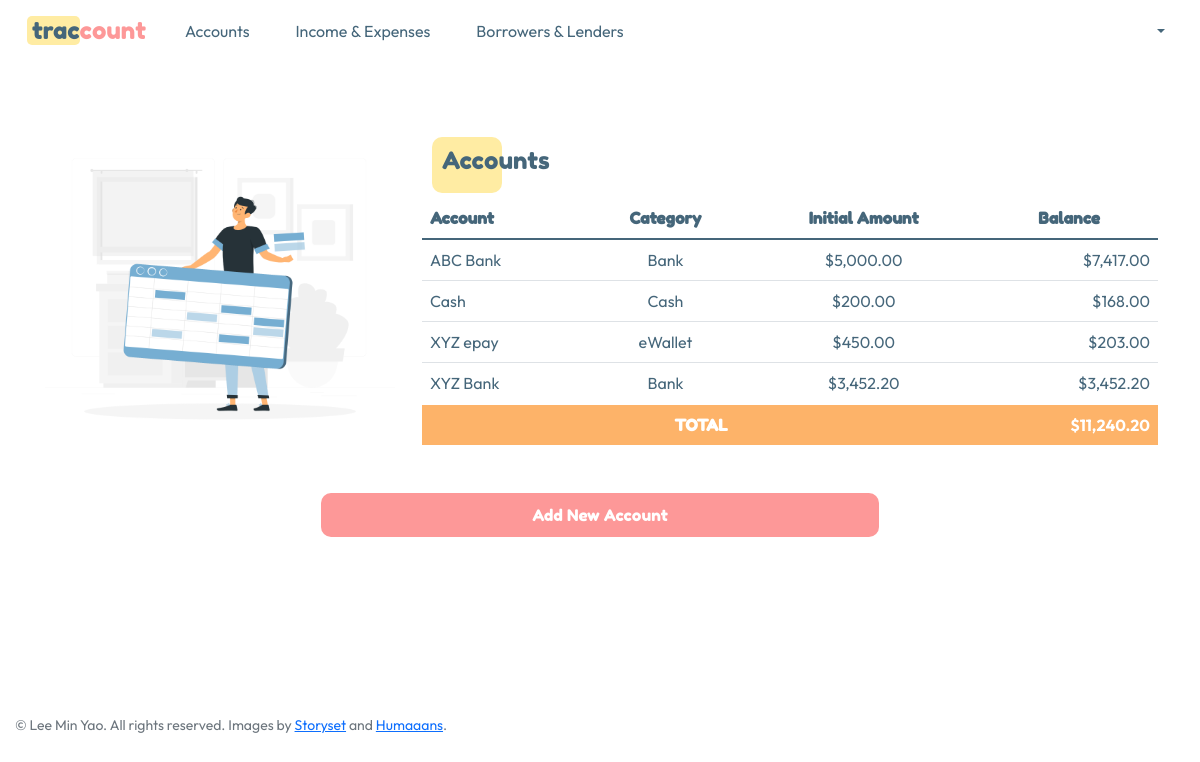
/account (signed in), run on the app's committed database.
### tables this page shows
CREATE TABLE account (id INTEGER PRIMARY KEY NOT NULL, user_id INTEGER NOT NULL, account_name TEXT NOT NULL, category TEXT NOT NULL, initial_amount NUMERIC NOT NULL, balance NUMERIC, FOREIGN KEY (user_id) REFERENCES users(id));

### app.py (the view)
@app.route("/account")
@login_required
def account():
    CATEGORY = [
        "Cash",
        "Bank",
        "eWallet",
        "Investment",
        "Other"
    ]
    accounts = db.execute("SELECT * FROM account WHERE user_id = ?", session["user_id"])
    total = 0
    for account in accounts:
        if account["balance"] == None:
            account["balance"] = float(account["initial_amount"])
            total += float(account["balance"])
        else:
            total += float(account["balance"])
    return render_template("account.html", accounts=accounts, total=total, CATEGORY=CATEGORY)

### auxiliary.py (called while the page is built)
def login_required(f):
    @wraps(f)
    def decorated_function(*args, **kwargs):
        if session.get("user_id") is None:
            return redirect("/login")
        return f(*args, **kwargs)
    return decorated_function

def currency(value):
    return f"${value:,.2f}"

### templates/account.html (shortened to what this page needs)
{% extends "layout.html" %}
{% block main %}
    <div class="container mb-2">
        <div class="row align-items-center">
            <div class="col-md-4">
                <img src="/static/account.png" class="image-fluid text-center account">
            </div>
            <div class="col-md-8">
                <div class="subtitle">
                    <h4>Accounts</h4>
                </div>
                <table class="table" id="acc_table">
                    <thead>
                        <tr>
                            <th class="text-start">Account</th>
                            <th class="text-center">Category</th>
                            <th class="text-center">Initial Amount</th>
                            <th class="text-center">Balance</th>
                        </tr>
                    </thead>
                    <tbody>
                        {% for account in accounts %}
                        <tr>
                            <td class="text-start">{{ account['account_name'] }}</td>
                            <td class="text-center">{{ account['category'] }}</td>
                            <td class="text-center">{{ account['initial_amount'] | currency }}</td>
                            <td class="text-end">{{ account['balance'] | currency }}</td>
                        </tr>
                        {% endfor %}
                    </tbody>
                    <tfoot>
                        <tr>
                            <td class="text-center fw-bold" colspan="3">TOTAL</td>
                            <td class="text-end fw-bold total">{{ total | currency }}</td>
                        </tr>
                    </tfoot>
                </table>
            </div>
        </div>
    </div>
    <div class="container">
        <div class="row">
            <div class="col">
                <button type="button" class="btn" data-bs-toggle="modal" data-bs-target="#add_account_modal">Add New Account</button>
            </div>
        </div>
    </div>
{% endblock %}

### static/styles.css (style rules this page uses)
body { min-height: 100vh; display: flex; flex-direction: column; overflow: auto; }
.btn { font-family: 'Fredoka One', cursive; font-size: 1em; background-color: #FD9898; color: white; margin: 5px; padding: 10px; border: 0px solid; border-radius: 10px; width: 50%; }
.table { font-family: 'Outfit',sans-serif; color: #45667A; font-size: 1em; }
thead, tfoot { font-family: 'Fredoka One', cursive !important; border-bottom: 2px solid; }
tfoot { border-top: 2px solid; color: #FFF !important; background-color: #76AED2; }
td.total { font-family: 'Outfit',sans-serif; font-weight: bold; }
img.account { width: 350px; padding: 10px 0 !important; margin: 0 !important; }
#acc_table { padding: 20px !important; margin-right: 30px !important; }
#acc_table > tfoot { background-color: #FDB369; }
div.subtitle { font-family: 'Fredoka One', cursive; color: #45667A; background-color: #FFECA3; width: 70px; padding: 10px; border-radius: 10px; margin: 10px 10px 5px; }

### data on the page
account: account_name "ABC Bank", category "Bank", initial_amount "$5,000.00", balance "$7,417.00"
account: account_name "Cash", category "Cash", initial_amount "$200.00", balance "$168.00"
account: account_name "XYZ epay", category "eWallet", initial_amount "$450.00", balance "$203.00"
account: account_name "XYZ Bank", category "Bank", initial_amount "$3,452.20", balance "$3,452.20"

### other printed values
{{ total | currency }} "$11,240.20"
